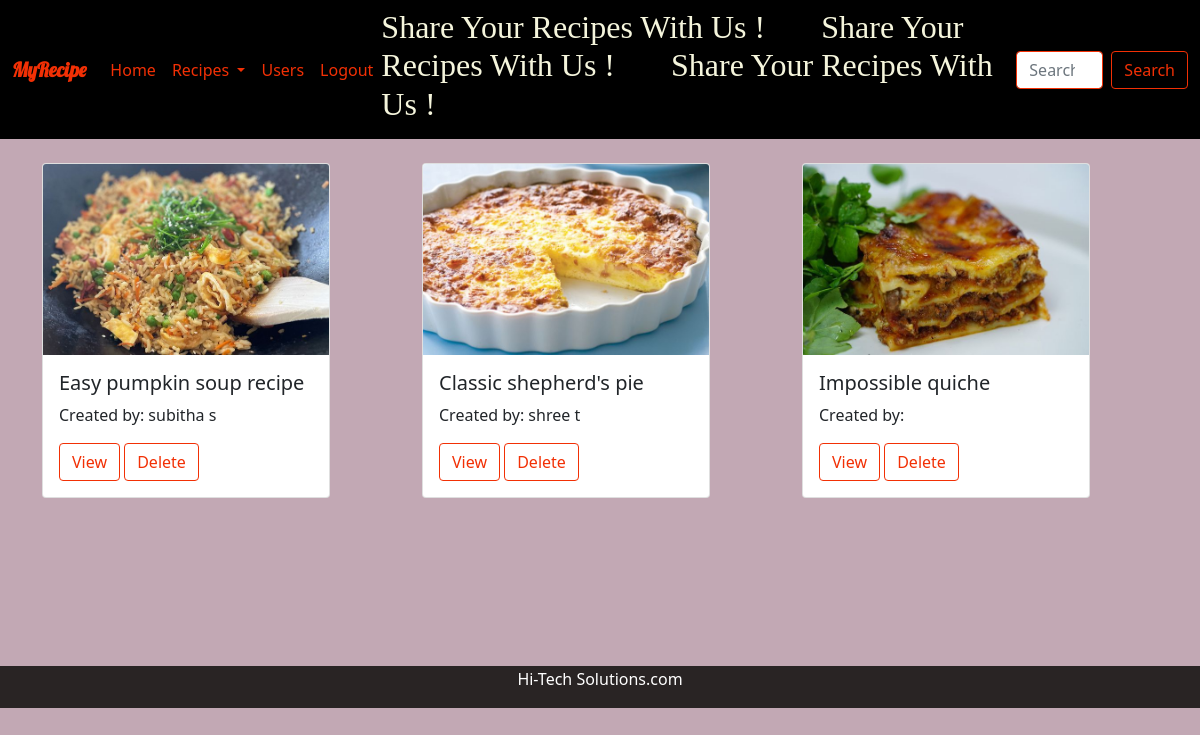
The app's page /users/admin_recipe_view with its own data.
### recipes/models.py (models this page shows, shortened)
class recipe(models.Model):
    recipe_name = models.CharField(max_length=120)
    ingredient = models.CharField(max_length=600)
    category = models.CharField(max_length=120)
    recipe_pic = models.ImageField(upload_to="images")
    How_to_make = models.CharField(max_length=200)
    stat = models.CharField(max_length=600,default="")
    created_by = models.ForeignKey(to=User,on_delete=models.CASCADE)

### users/views.py (the view)
# urls.py: path('admin_recipe_view',views.admin_recipe_view.as_view(),name="admin_recipe_view"),
class admin_recipe_view(TemplateView):
    context = {}
    template_name = 'users/admin_recipe_view.html'
    def get(self,request,*args,**kwargs):
        user = request.user.id
        if user:
            return redirect('userhome')
        data = recipe.objects.all()
        self.context['data'] = data
        return render(request,self.template_name , self.context)

### users/templates/users/admin_recipe_view.html (shortened to what this page needs)
<!DOCTYPE html>
<html lang="en">
<head>
    <link href="https://cdn.jsdelivr.net/npm/bootstrap@5.0.0-beta3/dist/css/bootstrap.min.css" rel="stylesheet">
    {% load static %}
    <link rel="stylesheet" href="{% static 'users/css/viewprofile.css' %}">
    <link rel="stylesheet" href="{% static 'home/css/home.css' %}">
</head>
<body style="background-color:rgb(194, 168, 180);">
{% include 'users/admin_nav.html' %}
<div class="container">
  <div class="row row-cols-1 row-cols-md-3 g-4">
{% for obj in data %}
{% if obj.stat != "True" %}
<div class="col-3">
  <div class="card h-100" style="width: 18rem;">
    <img src="/{{obj.recipe_pic}}" class="card-img-top" alt="...">
    <div class="card-body">
      <h5 class="card-title">{{obj.recipe_name}}</h5>
      <p class="card-text">Created by: {{obj.created_by.first_name}} {{obj.created_by.last_name}}</p>
      <a href="{% url 'recipes' obj.pk %}" class="btn btn-outline-success" id="bt1">View</a>
      <a href="{% url 'deleterecipe' obj.pk %}" class="btn btn-outline-success" id="bt3">Delete</a>
    </div>
  </div>
</div>
{% endif %}
{% endfor %}
</div></div>
 <br>
 <br><br><br><br><br><br>
<footer>
    <a>Hi-Tech Solutions.com</a></p>
  </footer>
</body>
</html>

### users/templates/users/admin_nav.html (shortened to what this page needs)
<nav class="navbar navbar-expand-lg navbar-light" style="background-color: rgb(0, 0, 0);" >
    <div class="container-fluid">
      <a class="navbar-brand"  ><b>MyRecipe</b></a>
      <div class="collapse navbar-collapse" id="navbarSupportedContent">
        <ul class="navbar-nav me-auto mb-2 mb-lg-0">
          <li class="nav-item">
            <a class="nav-link active" aria-current="page" href="{% url 'admin_home' %}">Home</a>
          </li>
          <li class="nav-item dropdown">
            <a class="nav-link active dropdown-toggle" href="#" id="navbarDropdown" role="button" data-bs-toggle="dropdown" aria-expanded="false">
              Recipes
            </a>
          </li>
          <li class="nav-item">
            <a class="nav-link active" aria-current="page" href="{% url 'user_view' %}">Users</a>
          </li>
          <li class="nav-item">
            <a class="nav-link active" aria-current="page"  href="{% url 'logout' %}">Logout</a>
          </li>
          <br>
        </ul>
          <marquee behavior="scroll" direction="right">
            <h2 style="color: beige;font-family:Brush Script;">Share Your Recipes With Us ! &nbsp;&nbsp;&nbsp;&nbsp;&nbsp; Share Your Recipes With Us !
              &nbsp;&nbsp;&nbsp;&nbsp;&nbsp; Share Your Recipes With Us !</h2>
             </marquee>
        <form class="d-flex">
          <input class="form-control me-2" type="search" placeholder="Search Recipe" aria-label="Search">
          <button id="bs" class="btn btn-outline-success" type="submit">Search</button>
        </form>
      </div>
    </div>
  </nav>

### users/static/users/css/viewprofile.css (style rules this page uses)
img { max-width:100% !important; height:100% !important; }

### home/static/home/css/home.css (style rules this page uses)
.navbar-light .navbar-brand { color: #F23005 !important; font-family: 'Lobster', cursive; }
.navbar-light .navbar-nav .nav-link.active, .navbar-light .navbar-nav .show > .nav-link { color: #F23005 !important ; }
.form-control { border: 1px solid #F23005; }
.container { position: relative; padding-top:2% }
.btn-outline-success, .btn-outline-success:focus, .btn-outline-success:active, .btn-outline-success:hover { color: #F23005!important ; border-color: #F23005 !important; }
.card-img-top { width: 100%; height: 15vw; object-fit: cover; }

### users/templates/users/admin_recipe_view.html (style rules this page uses)
footer { text-align: center; padding: 1px; background-color: rgb(41, 36, 36); color: white; }

### records on screen
recipe: recipe_pic (picture), recipe_name "Easy pumpkin soup recipe", created_by.first_name "subitha", created_by.last_name "s"
recipe: recipe_pic (picture), recipe_name "Classic shepherd's pie", created_by.first_name "shree", created_by.last_name "t"
recipe: recipe_pic (picture), recipe_name "Impossible quiche"
